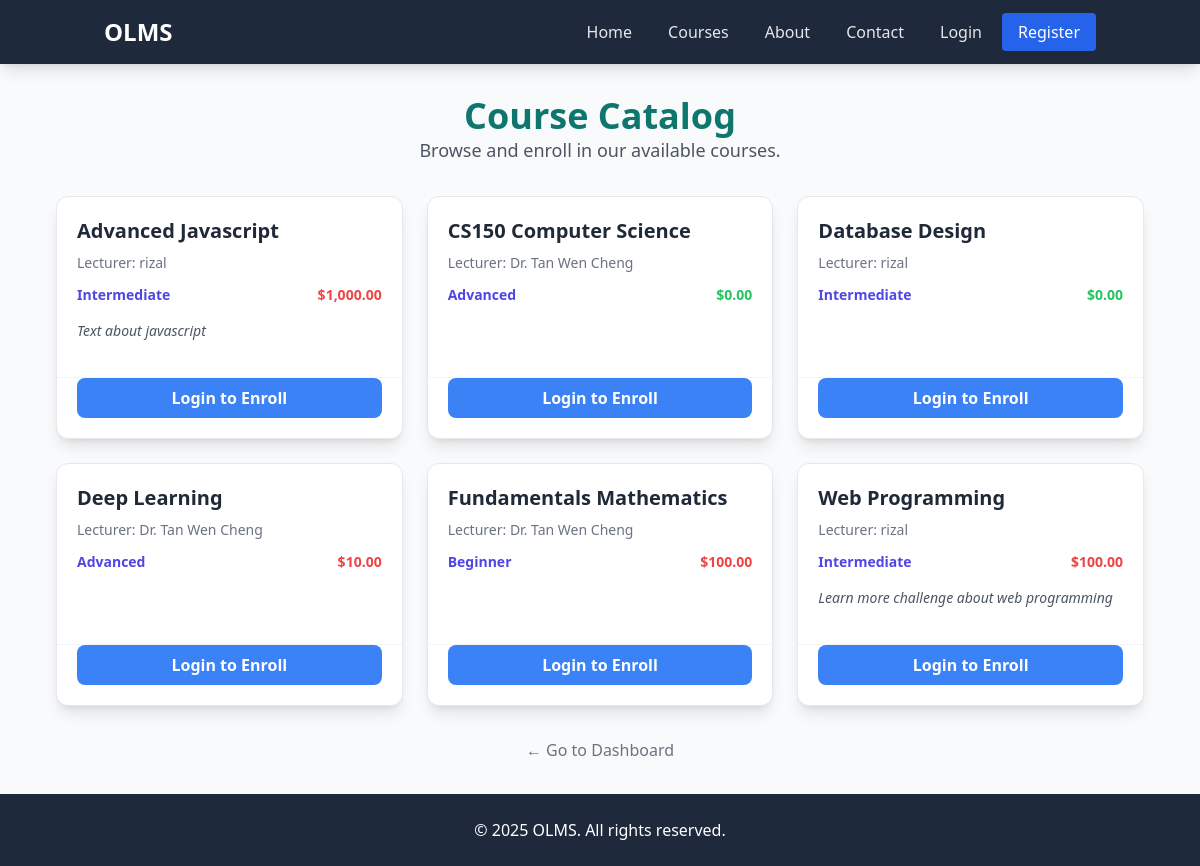
/auth/catalog.php, run on the app's committed database.
### tables this page shows
CREATE TABLE `courses` (
  `id` int(11) NOT NULL,
  `title` varchar(100) NOT NULL,
  `level` varchar(50) DEFAULT NULL,
  `language` varchar(50) DEFAULT NULL,
  `fee` double(10,2) DEFAULT NULL,
  `lecturer_id` int(11) DEFAULT NULL,
  `description` varchar(500) DEFAULT NULL
);

CREATE TABLE `users` (
  `id` int(11) NOT NULL,
  `name` varchar(100) NOT NULL,
  `email` varchar(100) NOT NULL,
  `password` varchar(255) NOT NULL,
  `role` enum('student','lecturer','admin') NOT NULL DEFAULT 'student',
  `status` enum('pending','active','blocked') NOT NULL DEFAULT 'pending'
);

### auth/catalog.php (the view, shortened to what this page needs)
<?php
include("../header.php");
include("../connection.php");
$user_id = isset($_SESSION['user_id']) ? $_SESSION['user_id'] : null;
$user_role = isset($_SESSION['user_role']) ? $_SESSION['user_role'] : 'guest';
$catalog_query = "
    SELECT
        c.id AS course_id,
        c.title AS course_title,
        c.level,
        c.fee,
        u.name AS lecturer_name,
        e.payment_status,
        c.description
    FROM
        courses c
    JOIN
        users u ON c.lecturer_id = u.id
    LEFT JOIN
        enrollment e ON c.id = e.course_id AND e.user_id = '{$user_id}'
    ORDER BY
        c.title ASC";
$result = mysqli_query($conn, $catalog_query);
?>
<body>
    <div class="container mx-auto p-8 max-w-6xl">
        <header class="mb-8 text-center">
            <h1 class="text-4xl font-extrabold text-teal-700">Course Catalog</h1>
            <p class="text-lg text-gray-600">Browse and enroll in our available courses.</p>
        </header>
        <section id="course-list">
            <div class="grid grid-cols-1 md:grid-cols-2 lg:grid-cols-3 gap-6">
                <?php while ($row = mysqli_fetch_assoc($result)): ?>
                    <?php
                        $is_paid = ($row['payment_status'] === 'paid');
                        $is_pending = ($row['payment_status'] === 'pending');
                    ?>
                    <div class="bg-white border border-gray-200 rounded-xl shadow-lg hover:shadow-xl transition flex flex-col justify-between">
                        <div class="p-5">
                            <h3 class="text-xl font-bold text-gray-800 mb-2"><?php echo htmlspecialchars($row['course_title']); ?></h3>
                            <p class="text-sm text-gray-500 mb-3">Lecturer: <?php echo htmlspecialchars($row['lecturer_name']); ?></p>
                            <div class="flex justify-between text-sm mb-4">
                                <span class="text-indigo-600 font-semibold"><?php echo htmlspecialchars($row['level']); ?></span>
                                <span class="font-bold <?php echo ($row['fee'] > 0) ? 'text-red-500' : 'text-green-500'; ?>">
                                    $<?php echo number_format($row['fee'], 2); ?>
                                </span>
                            </div>
                            <p class="text-gray-600 text-sm italic mb-4"><?php echo htmlspecialchars($row['description']); ?></p>
                        </div>
                        <div class="p-5 pt-0 border-t border-gray-100">
                            <?php if ($user_role === 'guest'): ?>
                                <a href="./login.php" class="w-full bg-blue-500 text-white font-bold py-2 px-4 rounded-lg text-center block hover:bg-blue-600">
                                    Login to Enroll
                                </a>
                            <?php elseif ($user_role !== 'student'): ?>
                                <button disabled class="w-full bg-gray-300 text-gray-700 font-bold py-2 px-4 rounded-lg">
                                    Accessing as Lecturer/Admin
                                </button>
                            <?php elseif ($is_paid): ?>
                                <a href="./course_view.php?id=<?php echo $row['course_id']; ?>" class="w-full bg-green-500 text-white font-bold py-2 px-4 rounded-lg text-center block hover:bg-green-600">
                                    Go to Course
                                </a>
                            <?php elseif ($is_pending): ?>
                                <a href="./payment.php?course_id=<?php echo $row['course_id']; ?>" class="w-full bg-red-500 text-white font-bold py-2 px-4 rounded-lg text-center block hover:bg-red-600">
                                    Complete Payment
                                </a>
                            <?php else: ?>
                                <a href="./enroll_course.php?course_id=<?php echo $row['course_id']; ?>" class="w-full bg-teal-500 text-white font-bold py-2 px-4 rounded-lg text-center block hover:bg-teal-600">
                                    Enroll Now
                                </a>
                            <?php endif; ?>
                        </div>
                    </div>
                <?php endwhile; ?>
            </div>
        </section>
        <div class="mt-8 text-center">
             <a href="./dashboard.php" class="text-gray-500 hover:text-gray-700 font-medium">← Go to Dashboard</a>
        </div>
    </div>
</body>
</html>
<?php include("../footer.php"); ?>

### data on the page
courses: title "Advanced Javascript", lecturer.name "rizal", level "Intermediate", fee "1,000.00", description "Text about javascript"
courses: title "CS150 Computer Science", lecturer.name "Dr. Tan Wen Cheng", level "Advanced", fee "0.00"
courses: title "Database Design", lecturer.name "rizal", level "Intermediate", fee "0.00"
courses: title "Deep Learning", lecturer.name "Dr. Tan Wen Cheng", level "Advanced", fee "10.00"
courses: title "Fundamentals Mathematics", lecturer.name "Dr. Tan Wen Cheng", level "Beginner", fee "100.00"
courses: title "Web Programming", lecturer.name "rizal", level "Intermediate", fee "100.00", description "Learn more challenge about web programming"
